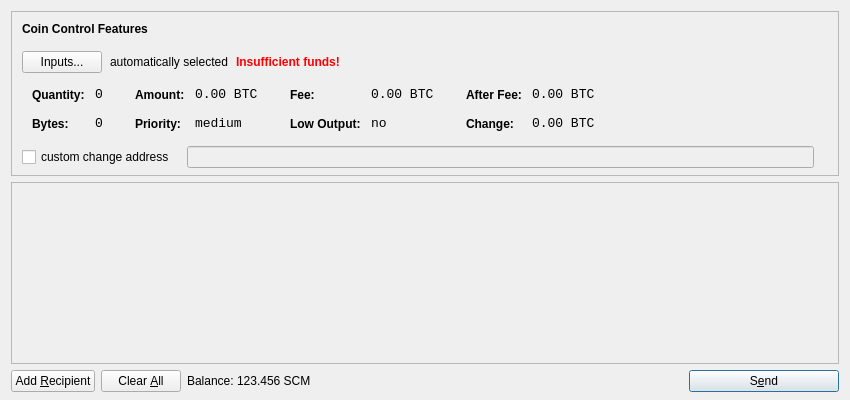
<?xml version="1.0" encoding="UTF-8"?>
<ui version="4.0">
 <class>SendCoinsDialog</class>
 <widget class="QDialog" name="SendCoinsDialog">
  <property name="geometry">
   <rect>
    <x>0</x>
    <y>0</y>
    <width>850</width>
    <height>400</height>
   </rect>
  </property>
  <property name="windowTitle">
   <string>Send Coins</string>
  </property>
  <layout class="QVBoxLayout" name="verticalLayout" stretch="0,1,0">
   <property name="bottomMargin">
    <number>8</number>
   </property>
   <item>
    <widget class="QFrame" name="frameCoinControl">
     <property name="sizePolicy">
      <sizepolicy hsizetype="Expanding" vsizetype="Expanding">
       <horstretch>0</horstretch>
       <verstretch>0</verstretch>
      </sizepolicy>
     </property>
     <property name="maximumSize">
      <size>
       <width>16777215</width>
       <height>16777215</height>
      </size>
     </property>
     <property name="frameShape">
      <enum>QFrame::StyledPanel</enum>
     </property>
     <property name="frameShadow">
      <enum>QFrame::Sunken</enum>
     </property>
     <layout class="QVBoxLayout" name="verticalLayoutCoinControl2">
      <property name="spacing">
       <number>-1</number>
      </property>
      <property name="leftMargin">
       <number>0</number>
      </property>
      <property name="topMargin">
       <number>0</number>
      </property>
      <property name="rightMargin">
       <number>0</number>
      </property>
      <property name="bottomMargin">
       <number>6</number>
      </property>
      <item>
       <layout class="QVBoxLayout" name="verticalLayoutCoinControl" stretch="0,0,0,0,1">
        <property name="spacing">
         <number>0</number>
        </property>
        <property name="leftMargin">
         <number>10</number>
        </property>
        <property name="topMargin">
         <number>10</number>
        </property>
        <item>
         <layout class="QHBoxLayout" name="horizontalLayoutCoinControl1">
          <property name="bottomMargin">
           <number>15</number>
          </property>
          <item>
           <widget class="QLabel" name="labelCoinControlFeatures">
            <property name="sizePolicy">
             <sizepolicy hsizetype="Preferred" vsizetype="Maximum">
              <horstretch>0</horstretch>
              <verstretch>0</verstretch>
             </sizepolicy>
            </property>
            <property name="font">
             <font>
              <weight>75</weight>
              <bold>true</bold>
             </font>
            </property>
            <property name="styleSheet">
             <string notr="true">font-weight:bold;</string>
            </property>
            <property name="text">
             <string>Coin Control Features</string>
            </property>
           </widget>
          </item>
         </layout>
        </item>
        <item>
         <layout class="QHBoxLayout" name="horizontalLayoutCoinControl2" stretch="0,0,0,0">
          <property name="spacing">
           <number>8</number>
          </property>
          <property name="bottomMargin">
           <number>10</number>
          </property>
          <item>
           <widget class="QPushButton" name="pushButtonCoinControl">
            <property name="styleSheet">
             <string notr="true"/>
            </property>
            <property name="text">
             <string>Inputs...</string>
            </property>
           </widget>
          </item>
          <item>
           <widget class="QLabel" name="labelCoinControlAutomaticallySelected">
            <property name="text">
             <string>automatically selected</string>
            </property>
            <property name="margin">
             <number>5</number>
            </property>
           </widget>
          </item>
          <item>
           <widget class="QLabel" name="labelCoinControlInsuffFunds">
            <property name="font">
             <font>
              <weight>75</weight>
              <bold>true</bold>
             </font>
            </property>
            <property name="styleSheet">
             <string notr="true">color:red;font-weight:bold;</string>
            </property>
            <property name="text">
             <string>Insufficient funds!</string>
            </property>
            <property name="margin">
             <number>5</number>
            </property>
           </widget>
          </item>
          <item>
           <spacer name="horizontalSpacerCoinControl">
            <property name="orientation">
             <enum>Qt::Horizontal</enum>
            </property>
            <property name="sizeHint" stdset="0">
             <size>
              <width>40</width>
              <height>1</height>
             </size>
            </property>
           </spacer>
          </item>
         </layout>
        </item>
        <item>
         <widget class="QWidget" name="widgetCoinControl" native="true">
          <property name="sizePolicy">
           <sizepolicy hsizetype="Preferred" vsizetype="Preferred">
            <horstretch>0</horstretch>
            <verstretch>0</verstretch>
           </sizepolicy>
          </property>
          <property name="minimumSize">
           <size>
            <width>0</width>
            <height>0</height>
           </size>
          </property>
          <property name="styleSheet">
           <string notr="true"/>
          </property>
          <layout class="QHBoxLayout" name="horizontalLayoutCoinControl5">
           <property name="margin">
            <number>0</number>
           </property>
           <item>
            <layout class="QHBoxLayout" name="horizontalLayoutCoinControl3" stretch="0,0,0,1">
             <property name="spacing">
              <number>20</number>
             </property>
             <property name="topMargin">
              <number>0</number>
             </property>
             <property name="bottomMargin">
              <number>10</number>
             </property>
             <item>
              <layout class="QFormLayout" name="formLayoutCoinControl1">
               <property name="horizontalSpacing">
                <number>10</number>
               </property>
               <property name="verticalSpacing">
                <number>14</number>
               </property>
               <property name="leftMargin">
                <number>10</number>
               </property>
               <property name="topMargin">
                <number>4</number>
               </property>
               <property name="rightMargin">
                <number>6</number>
               </property>
               <item row="0" column="0">
                <widget class="QLabel" name="labelCoinControlQuantityText">
                 <property name="styleSheet">
                  <string notr="true">font-weight:bold;</string>
                 </property>
                 <property name="text">
                  <string>Quantity:</string>
                 </property>
                 <property name="margin">
                  <number>0</number>
                 </property>
                </widget>
               </item>
               <item row="0" column="1">
                <widget class="QLabel" name="labelCoinControlQuantity">
                 <property name="font">
                  <font>
                   <family>Monospace</family>
                   <pointsize>10</pointsize>
                  </font>
                 </property>
                 <property name="cursor">
                  <cursorShape>IBeamCursor</cursorShape>
                 </property>
                 <property name="contextMenuPolicy">
                  <enum>Qt::ActionsContextMenu</enum>
                 </property>
                 <property name="text">
                  <string notr="true">0</string>
                 </property>
                 <property name="margin">
                  <number>0</number>
                 </property>
                 <property name="textInteractionFlags">
                  <set>Qt::LinksAccessibleByMouse|Qt::TextSelectableByKeyboard|Qt::TextSelectableByMouse</set>
                 </property>
                </widget>
               </item>
               <item row="1" column="0">
                <widget class="QLabel" name="labelCoinControlBytesText">
                 <property name="styleSheet">
                  <string notr="true">font-weight:bold;</string>
                 </property>
                 <property name="text">
                  <string>Bytes:</string>
                 </property>
                </widget>
               </item>
               <item row="1" column="1">
                <widget class="QLabel" name="labelCoinControlBytes">
                 <property name="font">
                  <font>
                   <family>Monospace</family>
                   <pointsize>10</pointsize>
                  </font>
                 </property>
                 <property name="cursor">
                  <cursorShape>IBeamCursor</cursorShape>
                 </property>
                 <property name="contextMenuPolicy">
                  <enum>Qt::ActionsContextMenu</enum>
                 </property>
                 <property name="text">
                  <string notr="true">0</string>
                 </property>
                 <property name="textInteractionFlags">
                  <set>Qt::LinksAccessibleByMouse|Qt::TextSelectableByKeyboard|Qt::TextSelectableByMouse</set>
                 </property>
                </widget>
               </item>
              </layout>
             </item>
             <item>
              <layout class="QFormLayout" name="formLayoutCoinControl2">
               <property name="horizontalSpacing">
                <number>10</number>
               </property>
               <property name="verticalSpacing">
                <number>14</number>
               </property>
               <property name="leftMargin">
                <number>6</number>
               </property>
               <property name="topMargin">
                <number>4</number>
               </property>
               <property name="rightMargin">
                <number>6</number>
               </property>
               <item row="0" column="0">
                <widget class="QLabel" name="labelCoinControlAmountText">
                 <property name="styleSheet">
                  <string notr="true">font-weight:bold;</string>
                 </property>
                 <property name="text">
                  <string>Amount:</string>
                 </property>
                 <property name="margin">
                  <number>0</number>
                 </property>
                </widget>
               </item>
               <item row="0" column="1">
                <widget class="QLabel" name="labelCoinControlAmount">
                 <property name="font">
                  <font>
                   <family>Monospace</family>
                   <pointsize>10</pointsize>
                  </font>
                 </property>
                 <property name="cursor">
                  <cursorShape>IBeamCursor</cursorShape>
                 </property>
                 <property name="contextMenuPolicy">
                  <enum>Qt::ActionsContextMenu</enum>
                 </property>
                 <property name="text">
                  <string notr="true">0.00 BTC</string>
                 </property>
                 <property name="textInteractionFlags">
                  <set>Qt::LinksAccessibleByMouse|Qt::TextSelectableByKeyboard|Qt::TextSelectableByMouse</set>
                 </property>
                </widget>
               </item>
               <item row="1" column="0">
                <widget class="QLabel" name="labelCoinControlPriorityText">
                 <property name="styleSheet">
                  <string notr="true">font-weight:bold;</string>
                 </property>
                 <property name="text">
                  <string>Priority:</string>
                 </property>
                </widget>
               </item>
               <item row="1" column="1">
                <widget class="QLabel" name="labelCoinControlPriority">
                 <property name="font">
                  <font>
                   <family>Monospace</family>
                   <pointsize>10</pointsize>
                  </font>
                 </property>
                 <property name="cursor">
                  <cursorShape>IBeamCursor</cursorShape>
                 </property>
                 <property name="contextMenuPolicy">
                  <enum>Qt::ActionsContextMenu</enum>
                 </property>
                 <property name="text">
                  <string>medium</string>
                 </property>
                 <property name="textInteractionFlags">
                  <set>Qt::LinksAccessibleByMouse|Qt::TextSelectableByKeyboard|Qt::TextSelectableByMouse</set>
                 </property>
                </widget>
               </item>
              </layout>
             </item>
             <item>
              <layout class="QFormLayout" name="formLayoutCoinControl3">
               <property name="horizontalSpacing">
                <number>10</number>
               </property>
               <property name="verticalSpacing">
                <number>14</number>
               </property>
               <property name="leftMargin">
                <number>6</number>
               </property>
               <property name="topMargin">
                <number>4</number>
               </property>
               <property name="rightMargin">
                <number>6</number>
               </property>
               <item row="0" column="0">
                <widget class="QLabel" name="labelCoinControlFeeText">
                 <property name="styleSheet">
                  <string notr="true">font-weight:bold;</string>
                 </property>
                 <property name="text">
                  <string>Fee:</string>
                 </property>
                 <property name="margin">
                  <number>0</number>
                 </property>
                </widget>
               </item>
               <item row="0" column="1">
                <widget class="QLabel" name="labelCoinControlFee">
                 <property name="font">
                  <font>
                   <family>Monospace</family>
                   <pointsize>10</pointsize>
                  </font>
                 </property>
                 <property name="cursor">
                  <cursorShape>IBeamCursor</cursorShape>
                 </property>
                 <property name="contextMenuPolicy">
                  <enum>Qt::ActionsContextMenu</enum>
                 </property>
                 <property name="text">
                  <string notr="true">0.00 BTC</string>
                 </property>
                 <property name="textInteractionFlags">
                  <set>Qt::LinksAccessibleByMouse|Qt::TextSelectableByKeyboard|Qt::TextSelectableByMouse</set>
                 </property>
                </widget>
               </item>
               <item row="1" column="0">
                <widget class="QLabel" name="labelCoinControlLowOutputText">
                 <property name="styleSheet">
                  <string notr="true">font-weight:bold;</string>
                 </property>
                 <property name="text">
                  <string>Low Output:</string>
                 </property>
                </widget>
               </item>
               <item row="1" column="1">
                <widget class="QLabel" name="labelCoinControlLowOutput">
                 <property name="font">
                  <font>
                   <family>Monospace</family>
                   <pointsize>10</pointsize>
                  </font>
                 </property>
                 <property name="cursor">
                  <cursorShape>IBeamCursor</cursorShape>
                 </property>
                 <property name="contextMenuPolicy">
                  <enum>Qt::ActionsContextMenu</enum>
                 </property>
                 <property name="text">
                  <string>no</string>
                 </property>
                 <property name="textInteractionFlags">
                  <set>Qt::LinksAccessibleByMouse|Qt::TextSelectableByKeyboard|Qt::TextSelectableByMouse</set>
                 </property>
                </widget>
               </item>
              </layout>
             </item>
             <item>
              <layout class="QFormLayout" name="formLayoutCoinControl4">
               <property name="horizontalSpacing">
                <number>10</number>
               </property>
               <property name="verticalSpacing">
                <number>14</number>
               </property>
               <property name="leftMargin">
                <number>6</number>
               </property>
               <property name="topMargin">
                <number>4</number>
               </property>
               <property name="rightMargin">
                <number>6</number>
               </property>
               <item row="0" column="0">
                <widget class="QLabel" name="labelCoinControlAfterFeeText">
                 <property name="styleSheet">
                  <string notr="true">font-weight:bold;</string>
                 </property>
                 <property name="text">
                  <string>After Fee:</string>
                 </property>
                 <property name="margin">
                  <number>0</number>
                 </property>
                </widget>
               </item>
               <item row="0" column="1">
                <widget class="QLabel" name="labelCoinControlAfterFee">
                 <property name="font">
                  <font>
                   <family>Monospace</family>
                   <pointsize>10</pointsize>
                  </font>
                 </property>
                 <property name="cursor">
                  <cursorShape>IBeamCursor</cursorShape>
                 </property>
                 <property name="contextMenuPolicy">
                  <enum>Qt::ActionsContextMenu</enum>
                 </property>
                 <property name="text">
                  <string notr="true">0.00 BTC</string>
                 </property>
                 <property name="textInteractionFlags">
                  <set>Qt::LinksAccessibleByMouse|Qt::TextSelectableByKeyboard|Qt::TextSelectableByMouse</set>
                 </property>
                </widget>
               </item>
               <item row="1" column="0">
                <widget class="QLabel" name="labelCoinControlChangeText">
                 <property name="styleSheet">
                  <string notr="true">font-weight:bold;</string>
                 </property>
                 <property name="text">
                  <string>Change:</string>
                 </property>
                </widget>
               </item>
               <item row="1" column="1">
                <widget class="QLabel" name="labelCoinControlChange">
                 <property name="font">
                  <font>
                   <family>Monospace</family>
                   <pointsize>10</pointsize>
                  </font>
                 </property>
                 <property name="cursor">
                  <cursorShape>IBeamCursor</cursorShape>
                 </property>
                 <property name="contextMenuPolicy">
                  <enum>Qt::ActionsContextMenu</enum>
                 </property>
                 <property name="text">
                  <string notr="true">0.00 BTC</string>
                 </property>
                 <property name="textInteractionFlags">
                  <set>Qt::LinksAccessibleByMouse|Qt::TextSelectableByKeyboard|Qt::TextSelectableByMouse</set>
                 </property>
                </widget>
               </item>
              </layout>
             </item>
            </layout>
           </item>
          </layout>
         </widget>
        </item>
        <item>
         <layout class="QHBoxLayout" name="horizontalLayoutCoinControl4" stretch="0,0,0">
          <property name="spacing">
           <number>12</number>
          </property>
          <property name="sizeConstraint">
           <enum>QLayout::SetDefaultConstraint</enum>
          </property>
          <property name="topMargin">
           <number>5</number>
          </property>
          <property name="rightMargin">
           <number>5</number>
          </property>
          <item>
           <widget class="QCheckBox" name="checkBoxCoinControlChange">
            <property name="text">
             <string>custom change address</string>
            </property>
           </widget>
          </item>
          <item>
           <widget class="QLineEdit" name="lineEditCoinControlChange">
            <property name="enabled">
             <bool>false</bool>
            </property>
            <property name="sizePolicy">
             <sizepolicy hsizetype="Expanding" vsizetype="Fixed">
              <horstretch>0</horstretch>
              <verstretch>0</verstretch>
             </sizepolicy>
            </property>
           </widget>
          </item>
          <item>
           <widget class="QLabel" name="labelCoinControlChangeLabel">
            <property name="sizePolicy">
             <sizepolicy hsizetype="Preferred" vsizetype="Expanding">
              <horstretch>0</horstretch>
              <verstretch>0</verstretch>
             </sizepolicy>
            </property>
            <property name="minimumSize">
             <size>
              <width>0</width>
              <height>0</height>
             </size>
            </property>
            <property name="text">
             <string/>
            </property>
            <property name="margin">
             <number>3</number>
            </property>
           </widget>
          </item>
         </layout>
        </item>
        <item>
         <spacer name="verticalSpacerCoinControl">
          <property name="orientation">
           <enum>Qt::Vertical</enum>
          </property>
          <property name="sizeHint" stdset="0">
           <size>
            <width>800</width>
            <height>1</height>
           </size>
          </property>
         </spacer>
        </item>
       </layout>
      </item>
     </layout>
    </widget>
   </item>
   <item>
    <widget class="QScrollArea" name="scrollArea">
     <property name="widgetResizable">
      <bool>true</bool>
     </property>
     <widget class="QWidget" name="scrollAreaWidgetContents">
      <property name="geometry">
       <rect>
        <x>0</x>
        <y>0</y>
        <width>830</width>
        <height>165</height>
       </rect>
      </property>
      <layout class="QVBoxLayout" name="verticalLayout_2">
       <property name="margin">
        <number>0</number>
       </property>
       <item>
        <layout class="QVBoxLayout" name="entries">
         <property name="spacing">
          <number>6</number>
         </property>
        </layout>
       </item>
       <item>
        <spacer name="verticalSpacer">
         <property name="orientation">
          <enum>Qt::Vertical</enum>
         </property>
         <property name="sizeHint" stdset="0">
          <size>
           <width>20</width>
           <height>40</height>
          </size>
         </property>
        </spacer>
       </item>
      </layout>
     </widget>
    </widget>
   </item>
   <item>
    <layout class="QHBoxLayout" name="horizontalLayout">
     <item>
      <widget class="QPushButton" name="addButton">
       <property name="toolTip">
        <string>Send to multiple recipients at once</string>
       </property>
       <property name="text">
        <string>Add &amp;Recipient</string>
       </property>
       <property name="icon">
        <iconset resource="../bitcoin.qrc">
         <normaloff>:/icons/add</normaloff>:/icons/add</iconset>
       </property>
       <property name="autoDefault">
        <bool>false</bool>
       </property>
      </widget>
     </item>
     <item>
      <widget class="QPushButton" name="clearButton">
       <property name="sizePolicy">
        <sizepolicy hsizetype="Minimum" vsizetype="Fixed">
         <horstretch>0</horstretch>
         <verstretch>0</verstretch>
        </sizepolicy>
       </property>
       <property name="toolTip">
        <string>Remove all transaction fields</string>
       </property>
       <property name="text">
        <string>Clear &amp;All</string>
       </property>
       <property name="icon">
        <iconset resource="../bitcoin.qrc">
         <normaloff>:/icons/remove</normaloff>:/icons/remove</iconset>
       </property>
       <property name="autoRepeatDelay">
        <number>300</number>
       </property>
       <property name="autoDefault">
        <bool>false</bool>
       </property>
      </widget>
     </item>
     <item>
      <layout class="QHBoxLayout" name="horizontalLayout_2">
       <property name="spacing">
        <number>3</number>
       </property>
       <item>
        <widget class="QLabel" name="label">
         <property name="text">
          <string>Balance:</string>
         </property>
        </widget>
       </item>
       <item>
        <widget class="QLabel" name="labelBalance">
         <property name="cursor">
          <cursorShape>IBeamCursor</cursorShape>
         </property>
         <property name="text">
          <string>123.456 SCM</string>
         </property>
         <property name="textInteractionFlags">
          <set>Qt::LinksAccessibleByMouse|Qt::TextSelectableByKeyboard|Qt::TextSelectableByMouse</set>
         </property>
        </widget>
       </item>
      </layout>
     </item>
     <item>
      <spacer name="horizontalSpacer">
       <property name="orientation">
        <enum>Qt::Horizontal</enum>
       </property>
       <property name="sizeHint" stdset="0">
        <size>
         <width>40</width>
         <height>20</height>
        </size>
       </property>
      </spacer>
     </item>
     <item>
      <widget class="QPushButton" name="sendButton">
       <property name="minimumSize">
        <size>
         <width>150</width>
         <height>0</height>
        </size>
       </property>
       <property name="toolTip">
        <string>Confirm the send action</string>
       </property>
       <property name="text">
        <string>S&amp;end</string>
       </property>
       <property name="icon">
        <iconset resource="../bitcoin.qrc">
         <normaloff>:/icons/send</normaloff>:/icons/send</iconset>
       </property>
       <property name="default">
        <bool>true</bool>
       </property>
      </widget>
     </item>
    </layout>
   </item>
  </layout>
 </widget>
 <resources>
  <include location="../bitcoin.qrc"/>
 </resources>
 <connections/>
</ui>
